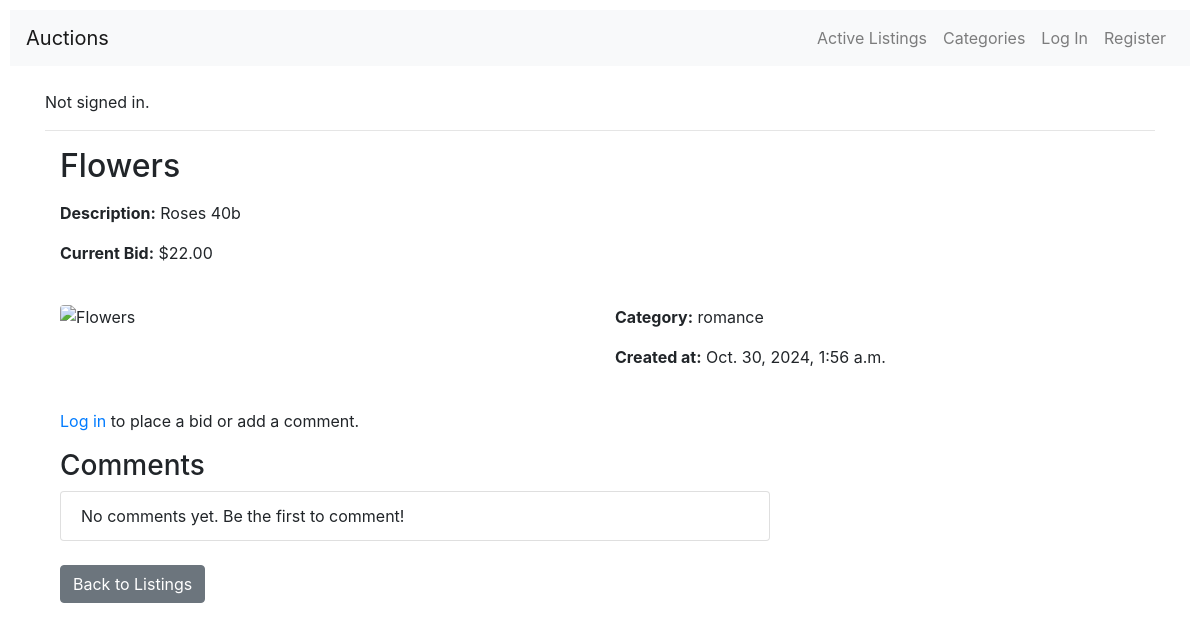
The page /listing/6/ on the database as committed earlier.
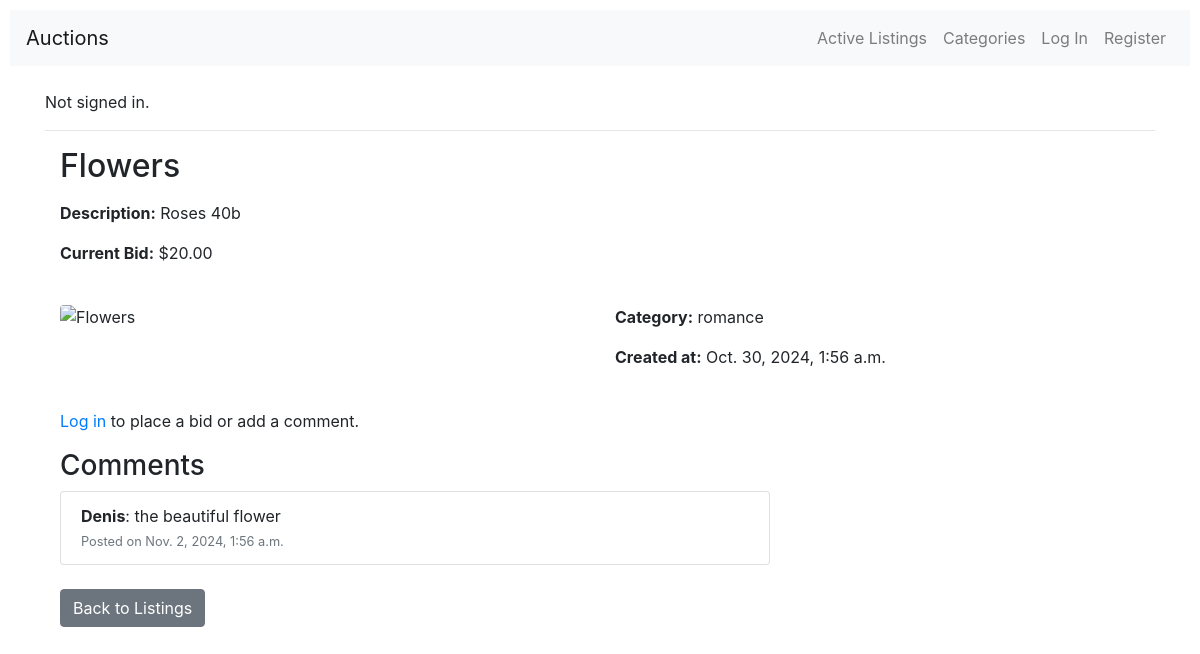
The same page on the database as committed later.
### auctions/models.py (models this page shows, shortened)
class Listing(models.Model):
    title = models.CharField(max_length=255)
    description = models.TextField()
    starting_bid = models.DecimalField(
        max_digits=10, decimal_places=2)
    current_price = models.DecimalField(max_digits=10, decimal_places=2)
    image_url = models.URLField(blank=True, null=True)
    category = models.CharField(max_length=100)
    created_at = models.DateTimeField(
        auto_now_add=True)
    is_active = models.BooleanField(default=True)
    owner = models.ForeignKey(
        'User', on_delete=models.CASCADE)

class Bid(models.Model):
    listing = models.ForeignKey(
        Listing, on_delete=models.CASCADE, related_name="bids")
    bid_amount = models.DecimalField(
        max_digits=10, decimal_places=2)
    bidder = models.ForeignKey(User, on_delete=models.CASCADE)
    bid_time = models.DateTimeField(auto_now_add=True)

class Comment(models.Model):
    listing = models.ForeignKey(Listing, on_delete=models.CASCADE, related_name="comments")
    user = models.ForeignKey('User', on_delete=models.CASCADE)
    content = models.TextField()
    created_at = models.DateTimeField(
        auto_now_add=True)

class User(AbstractUser):
    watchlist = models.ManyToManyField(
        'Listing', related_name="watched_by", blank=True)

### auctions/views.py (the view, shortened to what this page needs)
# urls.py: path("listing/<int:id>/", views.listing_detail, name="listing"),
def listing_detail(request, id):
    listing = get_object_or_404(Listing, id=id)
    is_in_watchlist = False
    current_bid = listing.starting_bid
    is_winner = False
    comments = listing.comments.all()
    if listing.bids.exists():
        current_bid = listing.bids.latest('bid_time').bid_amount
    if request.user.is_authenticated:
        is_in_watchlist = listing in request.user.watchlist.all()
        if not listing.is_active:
            highest_bid = listing.bids.order_by('-bid_amount').first()
            if highest_bid and highest_bid.bidder == request.user:
                is_winner = True
    if request.method == "POST" and 'place_bid' in request.POST:
        form = BidForm(request.POST)
        comment_form = CommentForm()
        if form.is_valid():
            bid_amount = form.cleaned_data['bid_amount']
            if bid_amount < listing.starting_bid:
                messages.error(
                    request, "Bid must be at least as large as the starting bid.")
            elif listing.bids.exists() and bid_amount <= listing.bids.latest('bid_time').bid_amount:
                messages.error(
                    request, "Bid must be greater than the current highest bid.")
            else:
                bid = form.save(commit=False)
                bid.listing = listing
                bid.bidder = request.user
                bid.save()
                listing.current_price = bid_amount
                listing.save()
                messages.success(request, "Your bid was successfully placed!")
                return redirect('listing', id=listing.id)
    else:
        form = BidForm()
        comment_form = CommentForm()
    return render(request, 'auctions/listing_detail.html', {
        'listing': listing,
        'is_in_watchlist': is_in_watchlist,
        'form': form,
        'current_bid': current_bid,
        'is_winner': is_winner,
        'comments': comments,
        'comment_form': comment_form,
    })

### auctions/templates/auctions/listing_detail.html (shortened to what this page needs)
{% extends "auctions/layout.html" %}
{% block body %}
<div class="container">
    <div class="row mb-4">
        <div class="col-md-12">
            <h2 class="mb-3">{{ listing.title }}</h2>
            <p><strong>Description:</strong> {{ listing.description }}</p>
            <p><strong>Current Bid:</strong> ${{ current_bid }}</p>
        </div>
    </div>
    <div class="row mb-4">
        <div class="col-md-6">
            {% if listing.image_url %}
                <img src="{{ listing.image_url }}" alt="{{ listing.title }}" class="img-fluid rounded mb-3">
            {% endif %}
        </div>
        <div class="col-md-6">
            <p><strong>Category:</strong> {{ listing.category }}</p>
            <p><strong>Created at:</strong> {{ listing.created_at }}</p>
        </div>
    </div>
    {% if user.is_authenticated %}
        <div class="row mb-4">
            <div class="col-md-8">
                <h3>Add a Comment</h3>
                <form method="POST">
                    {% csrf_token %}
                    {{ comment_form.as_p }}
                    <button type="submit" class="btn btn-primary" name="add_comment">Add Comment</button>
                </form>
            </div>
        </div>
    {% else %}
        <p><a href="{% url 'login' %}">Log in</a> to place a bid or add a comment.</p>
    {% endif %}
    <div class="row mb-4">
        <div class="col-md-8">
            <h3>Comments</h3>
            <ul class="list-group">
                {% for comment in comments %}
                    <li class="list-group-item">
                        <strong>{{ comment.user.username }}</strong>: {{ comment.content }} <br>
                        <small class="text-muted">Posted on {{ comment.created_at }}</small>
                    </li>
                {% empty %}
                    <li class="list-group-item">No comments yet. Be the first to comment!</li>
                {% endfor %}
            </ul>
        </div>
    </div>
    <div class="row">
        <div class="col-md-12">
            <a href="{% url 'index' %}" class="btn btn-secondary">Back to Listings</a>
        </div>
    </div>
</div>
{% endblock %}

### auctions/templates/auctions/layout.html (shortened to what this page needs)
{% load static %}
<!DOCTYPE html>
<html lang="en">
    <head>
        <link rel="stylesheet" href="https://stackpath.bootstrapcdn.com/bootstrap/4.4.1/css/bootstrap.min.css">
        <link href="{% static 'auctions/styles.css' %}" rel="stylesheet">
    </head>
    <body>
        <nav class="navbar navbar-expand-lg navbar-light bg-light">
            <a class="navbar-brand" href="{% url 'index' %}">Auctions</a>
            <div class="collapse navbar-collapse" id="navbarNav">
                <ul class="navbar-nav ml-auto">
                    <li class="nav-item">
                        <a class="nav-link" href="{% url 'index' %}">Active Listings</a>
                    </li>
                    <li class="nav-item">
                        <a class="nav-link" href="{% url 'categories' %}">Categories</a>
                    </li>
                    {% if user.is_authenticated %}
                        <li class="nav-item">
                            <a class="nav-link" href="{% url 'user_profile' %}">My Profile</a>
                        </li>
                        <li class="nav-item">
                            <a class="nav-link" href="{% url 'logout' %}">Log Out</a>
                        </li>
                    {% else %}
                        <li class="nav-item">
                            <a class="nav-link" href="{% url 'login' %}">Log In</a>
                        </li>
                        <li class="nav-item">
                            <a class="nav-link" href="{% url 'register' %}">Register</a>
                        </li>
                    {% endif %}
                </ul>
            </div>
        </nav>
        <div class="container mt-4">
            <div>
                {% if user.is_authenticated %}
                    <p>Signed in as <strong>{{ user.username }}</strong>.</p>
                {% else %}
                    <p>Not signed in.</p>
                {% endif %}
            </div>
            <hr>
            {% block body %}
            {% endblock %}
        </div>
    </body>
</html>

### auctions/static/auctions/styles.css (style rules this page uses)
body { padding: 10px; }
img { width: 250px; }

Rows that differ between the two databases and show on the page:
removed Bid: bid_amount "22.00"
now on this page (row unchanged): Bid: bid_amount "20.00"
added Comment: user.username "Denis", content "the beautiful flower", created_at "Nov. 2, 2024, 1:56 a.m."
Other text that changed with them:
text no longer shown: "No comments yet. Be the first to comment!"
